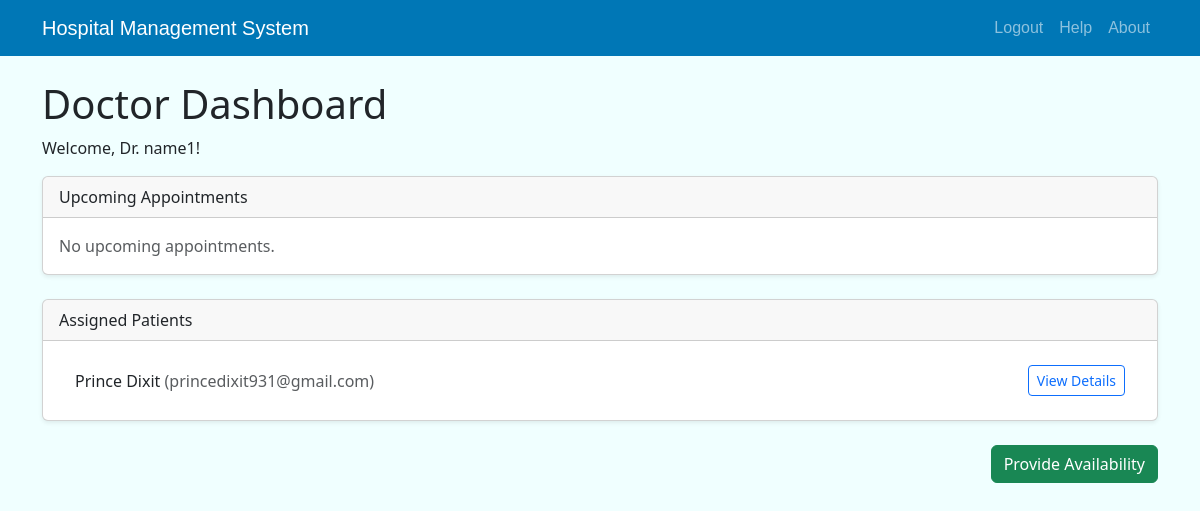
/doctor-dashboard (signed in), run on the app's committed database.
### application/models.py (models this page shows)
class Doctor(db.Model):
    __tablename__='doctor'
    id = db.Column(db.Integer, autoincrement=True, primary_key=True)
    name = db.Column(db.String(255), nullable=False)
    email = db.Column(db.String(255), unique=True, nullable=False)
    department_id = db.Column(db.Integer, db.ForeignKey('department.id'), nullable=False)

class Patient(db.Model):
    __tablename__ = 'patient'
    id = db.Column(db.Integer, autoincrement=True, primary_key=True)
    name = db.Column(db.String(255), nullable=False)
    email = db.Column(db.String(255), unique=True, nullable=False)

### application/controllers.py (the view)
@app.route("/doctor-dashboard", methods=['GET'])
@login_required
def doctor_dashboard():
    doctor = Doctor.query.filter_by(email=current_user.email).first()
    doctor_name = doctor.name if doctor and doctor.name else current_user.email
    appointments = []
    patients = []
    if doctor:
        from application.models import Appointment, Patient, Department
        all_appts = Appointment.query.filter_by(doctor_id=doctor.id).all()
        def appt_sort_key(appt):
            shift_priority = 0 if (hasattr(appt, 'shift') and appt.shift and appt.shift.lower() == 'morning') else 1
            return (appt.date, shift_priority, appt.id)
        sorted_appts = sorted(all_appts, key=appt_sort_key)
        from datetime import date as dtdate
        today = dtdate.today()
        appointments = []
        for appt in sorted_appts:
            if appt.date >= today:
                patient = Patient.query.get(appt.patient_id)
                dept = Department.query.get(doctor.department_id) if doctor else None
                appointments.append({
                    'id': appt.id,
                    'patient_name': patient.name if patient else '',
                    'doctor_name': doctor.name,
                    'department': dept.name if dept else '',
                    'date': appt.date,
                    'shift': appt.shift
                })
        patients = list({Patient.query.get(a.patient_id) for a in all_appts})
    return render_template('dashboards/doctor_dashboard.html', doctor_name=doctor_name, appointments=appointments, patients=patients)

### templates/dashboards/doctor_dashboard.html (shortened to what this page needs)
<!DOCTYPE html>
<html lang="en">
<head>
    <link href="https://cdn.jsdelivr.net/npm/bootstrap@5.3.8/dist/css/bootstrap.min.css" rel="stylesheet">
    <link rel="stylesheet" href="../../static/pages.css">
</head>
<body>
    <header>
    <div class="navbar navbar-dark navbar-expand-md">
        <div class="container">
            <a href="/" class="navbar-brand">Hospital Management System</a>
            <div class="collapse navbar-collapse" id="nav">
            <ul class="navbar-nav ms-auto">
                <li class="nav-item">
		{% if current_user.is_authenticated %}
		    <a href="/logout" id="logout_nav" class="nav-link">Logout</a>
		{% else %}
                    <a href="/login" id="login_nav" class="nav-link {{ log_active }}">Login</a>
		{% endif %}
                </li>
                <li class="nav-item">
                    <a href="help" id="help_nav" class="nav-link {{ help_active }}">Help</a>
                </li>
                 <li class="nav-item">
                     <a href="about" id="about_nav" class="nav-link {{ about_active }}">About</a>
                </li>
            </ul>
            </div>
        </div>
    </div>
    </header>
    <main>
        <div class="container mt-4">
            <h1>Doctor Dashboard</h1>
            <p>Welcome, Dr. {{ doctor_name }}!</p>
            <div class="card shadow-sm mb-4">
                <div class="card-header">Upcoming Appointments</div>
                <div class="card-body">
                    {% if appointments %}
                    <div class="table-responsive">
                        <table class="table table-bordered align-middle">
                            <thead class="table-light">
                                <tr>
                                    <th>Sr no.</th>
                                    <th>Patient name</th>
                                    <th>Patient history</th>
                                    <th>Actions</th>
                                </tr>
                            </thead>
                            <tbody>
                                {% for appt in appointments %}
                                <tr>
                                    <td>{{ appt.id }}</td>
                                    <td>{{ appt.patient.name }}</td>
                                    <td>
                                        <a href="#" class="btn btn-outline-secondary btn-sm" disabled>Update</a>
                                    </td>
                                    <td>
                                        <button class="btn btn-outline-success btn-sm me-2" disabled>Mark as Complete</button>
                                        <button class="btn btn-outline-danger btn-sm" disabled>Cancel</button>
                                    </td>
                                </tr>
                                {% endfor %}
                            </tbody>
                        </table>
                    </div>
                    {% else %}
                        <p class="text-muted mb-0">No upcoming appointments.</p>
                    {% endif %}
                </div>
            </div>
            <div class="card shadow-sm mb-4">
                <div class="card-header">Assigned Patients</div>
                <div class="card-body">
                    {% if patients %}
                        <ul class="list-group list-group-flush">
                        {% for pat in patients %}
                            <li class="list-group-item d-flex justify-content-between align-items-center">
                                <span>{{ pat.name }} <span class="text-muted">({{ pat.email }})</span></span>
                                <a href="/patient_history/{{ pat.id }}" class="btn btn-outline-primary btn-sm">View Details</a>
                            </li>
                        {% endfor %}
                        </ul>
                    {% else %}
                        <p class="text-muted mb-0">No assigned patients.</p>
                    {% endif %}
                </div>
            </div>
            <div class="d-flex justify-content-end mb-4">
                <a href="/doctor_schedule" class="btn btn-success">Provide Availability</a>
            </div>
        </div>
    </main>
</body>
</html>

### static/pages.css (style rules this page uses)
body { background-color: #F0FFFF; }
.navbar { background-color: #0077B6; }
.legend, .navbar-brand, .nav-link { font-family: "Arial"; }
a { color: #0320fc; }
main { height: 100vh; }

### data on the page
Doctor: name "name1"
Patient: name "Prince Dixit", email "princedixit931@gmail.com"
